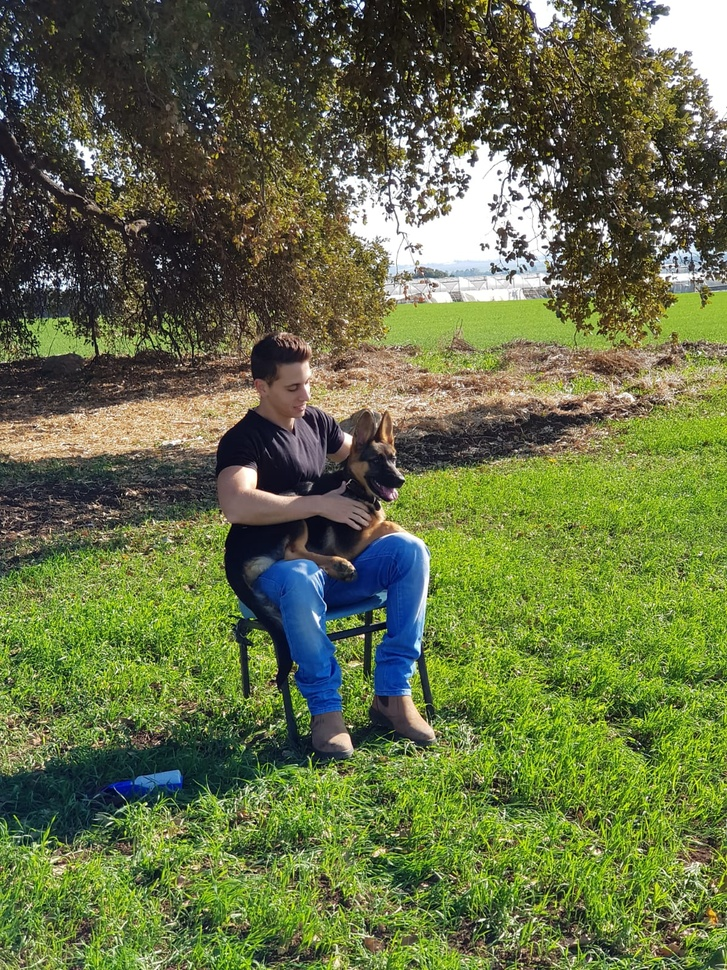
#> input picture 123.jpeg, 727 x 970 px, shrunk from 1200 x 1600 before the run
$ python -i cartooneff.py   (imports and definitions only)
#> lines starting #> are read from the running program, lines starting #| are printed output that depends on the picture; after the words box and inside, x2 and y2 are one past the last pixel; in counts of white or black regions, pixels touching at a corner belong together
#> further down, picture is the input picture: shape (970, 727, 3); mean B, G, R 70.1, 112, 102.1
import cv2
import numpy as np

def cartoon_eff (img):

    # 1) Edges
    gray = cv2.cvtColor(img, cv2.COLOR_BGR2GRAY)
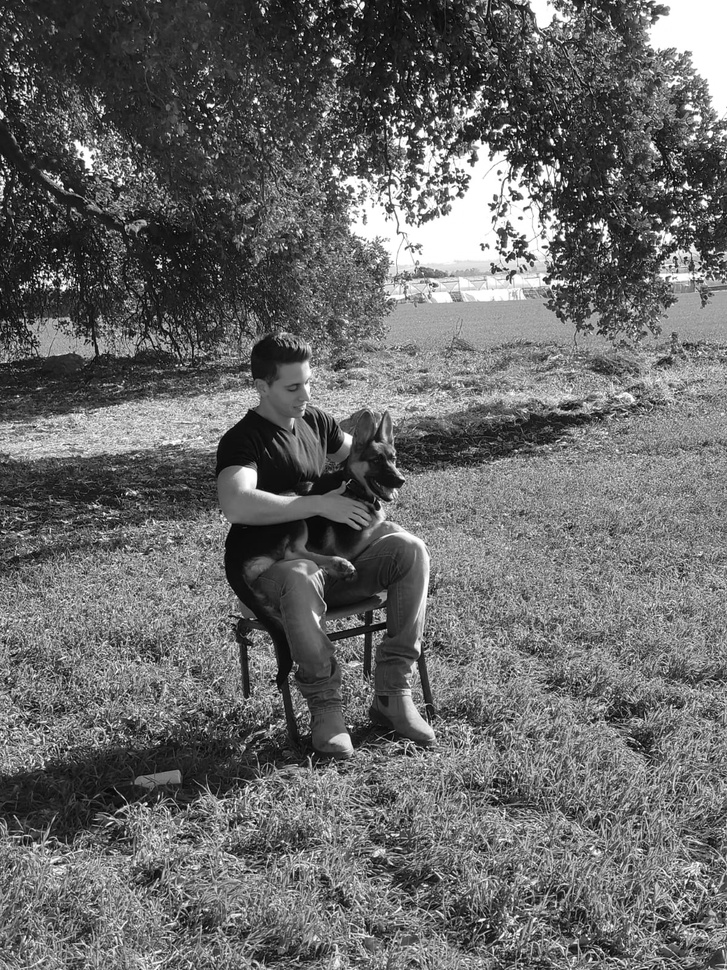
#> gray: shape (970, 727); min 0, max 255, mean 104.2
    gray = cv2.medianBlur(gray, 5)
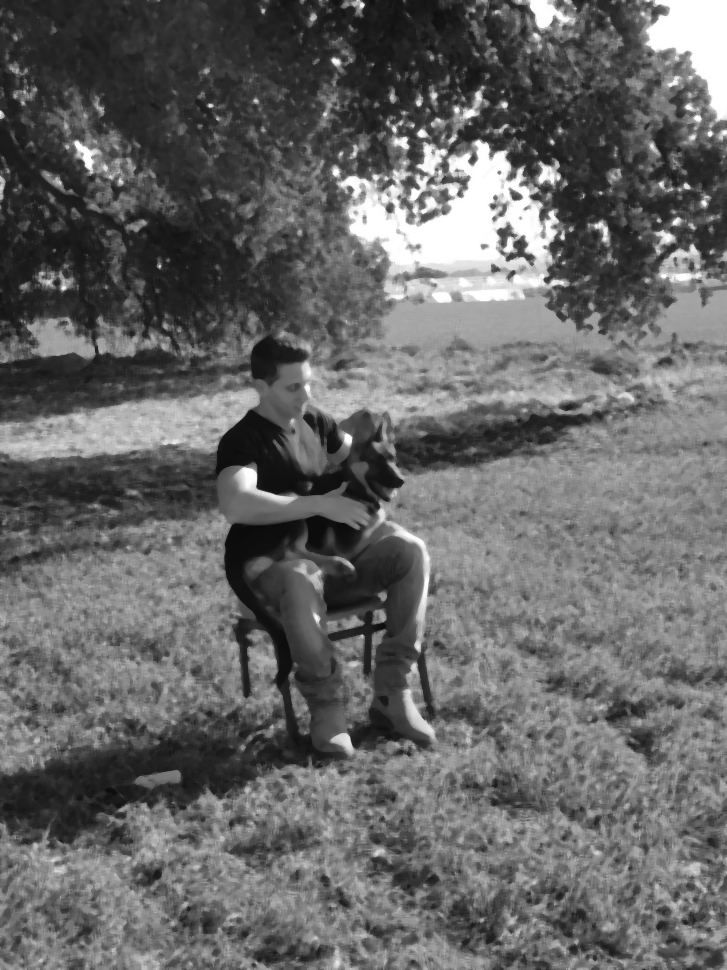
#> gray: shape (970, 727); min 10, max 255, mean 101.9
    edges = cv2.adaptiveThreshold(gray, 255,
                                  cv2.ADAPTIVE_THRESH_MEAN_C,
                                  cv2.THRESH_BINARY, 9, 9)
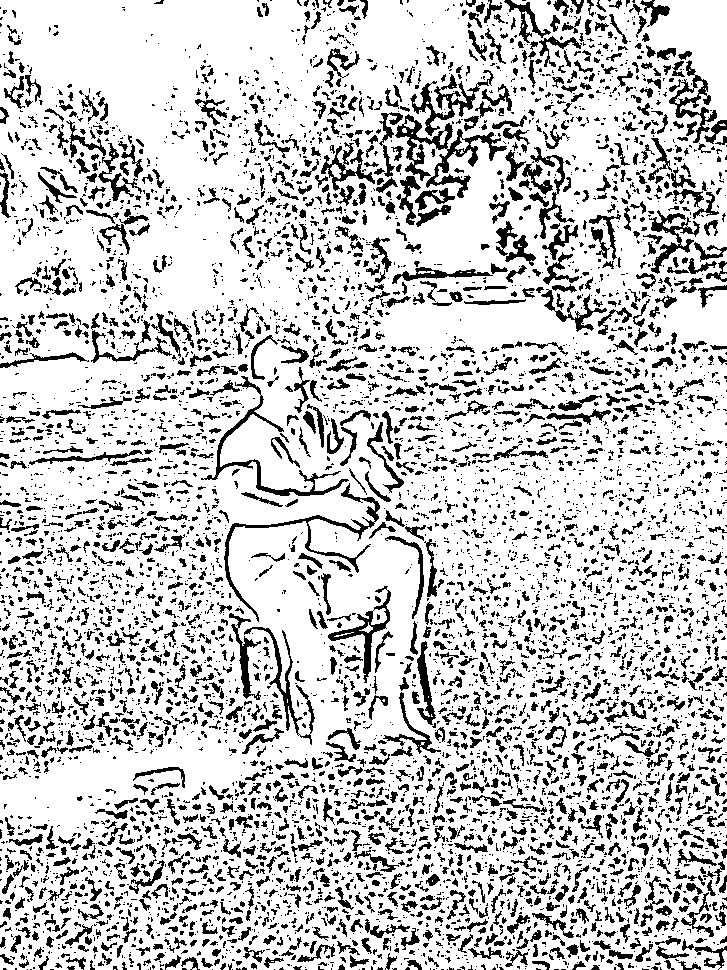
#> edges: shape (970, 727); 79.2% white; 6605 black regions (4678 under 20 px), largest, box (x1, y1, x2, y2) and area: (395, 114, 507, 198) 2198, (224, 483, 380, 622) 1544, (201, 376, 349, 496) 1437
    # 2) Color
    color = cv2.bilateralFilter(img, 9, 300, 300)
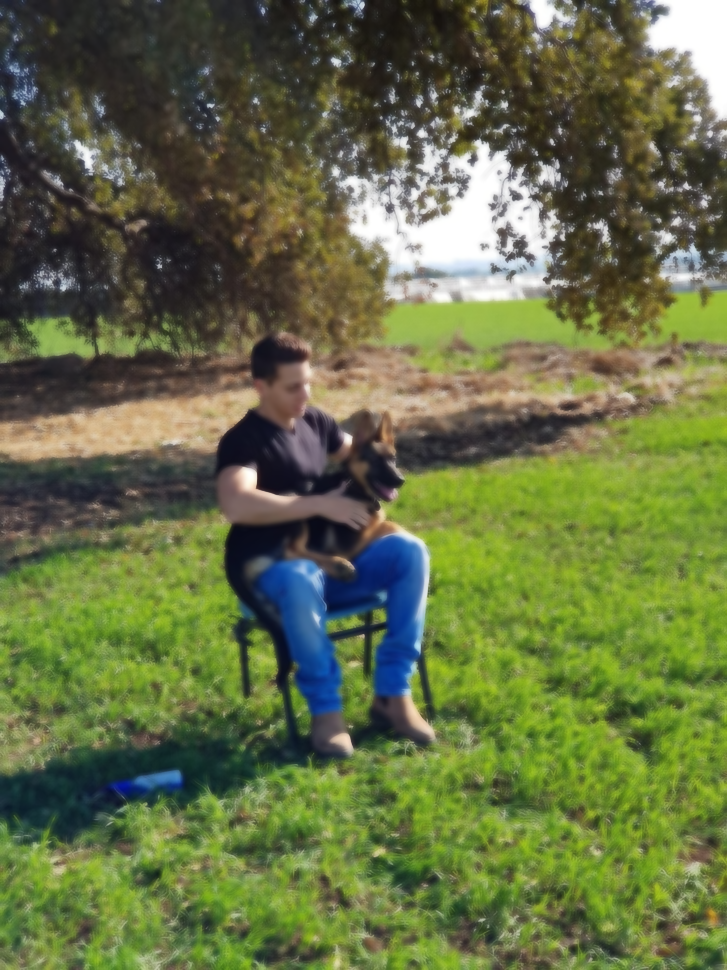
#> color: shape (970, 727, 3); mean B, G, R 69.5, 111.4, 101.5

    # 3) Cartoon
    cartoon = cv2.bitwise_and(color, color, mask= edges)
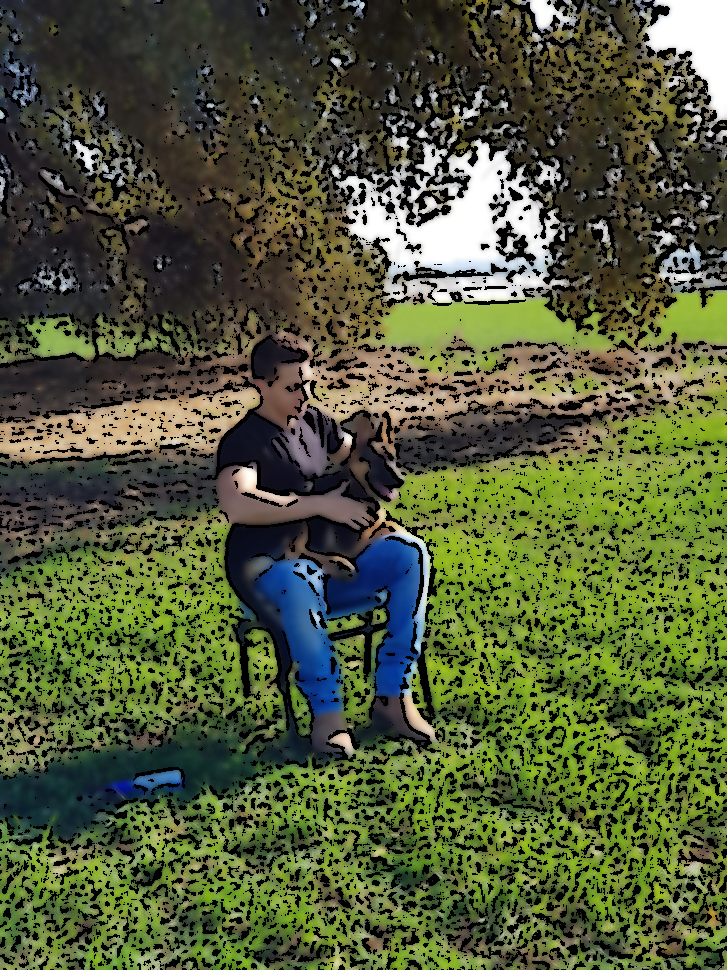
#> cartoon: shape (970, 727, 3); mean B, G, R 56.6, 90.4, 82.4

    return cartoon

>>> import cv2
>>> picture = cv2.imread('123.jpeg')
>>> result = cartoon_eff(picture)
